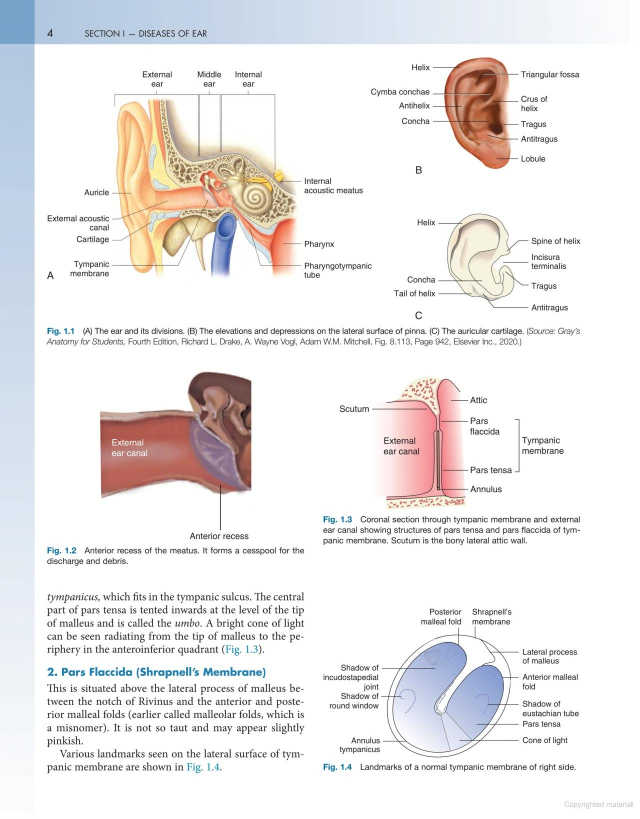
#> input picture textbook_images/page_002.jpg, 1280 x 1638 px (shown at 1/2 size)
$ python image_draw.py
#> lines starting #> are read from the running program, lines starting #| are printed output that depends on the picture
import cv2
import numpy as np

image = cv2.imread('textbook_images/page_002.jpg')
#> image is the input picture: shape (1638, 1280, 3); mean B, G, R 234.4, 234.6, 237.3
# cv2.imshow('image',image)

blank = np.zeros((500,500,3), dtype='uint8')
# cv2.imshow('Blank', blank)

# blank[200:300, 300:400] = 0,255,0
# cv2.imshow('blank', blank)

cv2.rectangle(blank,(200,300), (300,400), (0,0,255),thickness=4)
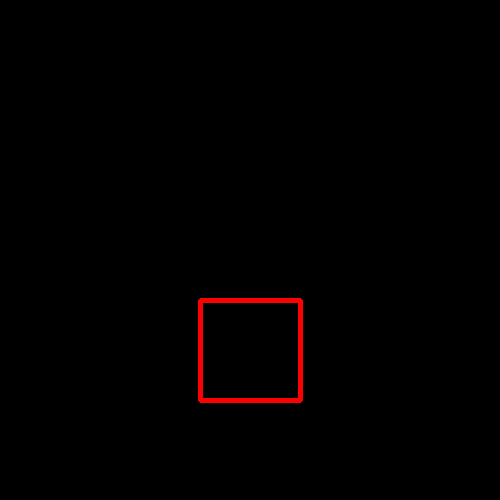
#> blank: shape (500, 500, 3); mean of channels 0, 1, 2 0, 0, 2; drawn as B, G, R
cv2.imshow('blank', blank)

cv2.waitKey(0)
